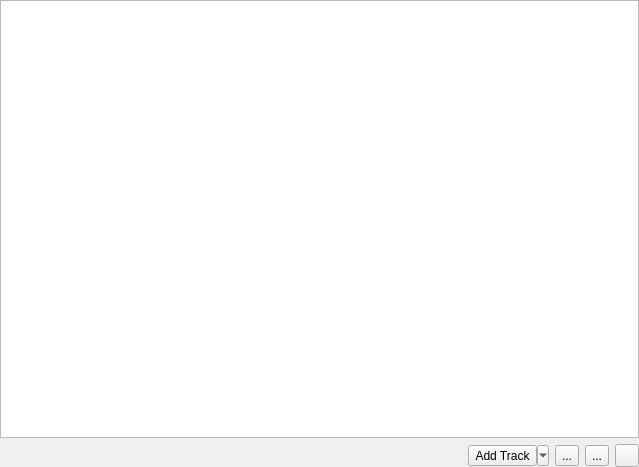
<ui version="4.0" >
 <class>FavouritesEditDialog</class>
 <widget class="QDialog" name="FavouritesEditDialog" >
  <property name="geometry" >
   <rect>
    <x>0</x>
    <y>0</y>
    <width>639</width>
    <height>467</height>
   </rect>
  </property>
  <property name="acceptDrops" >
   <bool>false</bool>
  </property>
  <property name="windowTitle" >
   <string>Edit Favourite Tracks</string>
  </property>
  <layout class="QVBoxLayout" name="verticalLayout" >
   <property name="margin" >
    <number>0</number>
   </property>
   <item>
    <layout class="QVBoxLayout" name="verticalLayout_2" >
     <item>
      <widget class="QTreeView" name="trw_favourites" >
       <property name="acceptDrops" >
        <bool>true</bool>
       </property>
       <property name="dragEnabled" >
        <bool>true</bool>
       </property>
       <property name="dragDropMode" >
        <enum>QAbstractItemView::DragDrop</enum>
       </property>
       <property name="selectionMode" >
        <enum>QAbstractItemView::ExtendedSelection</enum>
       </property>
      </widget>
     </item>
     <item>
      <layout class="QHBoxLayout" name="horizontalLayout" >
       <item>
        <spacer name="horizontalSpacer" >
         <property name="orientation" >
          <enum>Qt::Horizontal</enum>
         </property>
         <property name="sizeHint" stdset="0" >
          <size>
           <width>40</width>
           <height>20</height>
          </size>
         </property>
        </spacer>
       </item>
       <item>
        <widget class="QToolButton" name="tb_add" >
         <property name="toolTip" >
          <string>Add Albums/Tracks</string>
         </property>
         <property name="text" >
          <string>Add Track</string>
         </property>
         <property name="icon" >
          <iconset resource="musorg.qrc" >
           <normaloff>:/icons/icons/add.png</normaloff>:/icons/icons/add.png</iconset>
         </property>
         <property name="popupMode" >
          <enum>QToolButton::MenuButtonPopup</enum>
         </property>
         <property name="arrowType" >
          <enum>Qt::NoArrow</enum>
         </property>
        </widget>
       </item>
       <item>
        <widget class="QToolButton" name="toolButton" >
         <property name="toolTip" >
          <string>Remove Tracks</string>
         </property>
         <property name="text" >
          <string>...</string>
         </property>
         <property name="icon" >
          <iconset resource="musorg.qrc" >
           <normaloff>:/icons/icons/remove.png</normaloff>:/icons/icons/remove.png</iconset>
         </property>
        </widget>
       </item>
       <item>
        <widget class="QToolButton" name="toolButton_3" >
         <property name="toolTip" >
          <string>Clear Tracks</string>
         </property>
         <property name="text" >
          <string>...</string>
         </property>
         <property name="icon" >
          <iconset resource="musorg.qrc" >
           <normaloff>:/icons/icons/organize.png</normaloff>:/icons/icons/organize.png</iconset>
         </property>
        </widget>
       </item>
       <item>
        <widget class="QToolButton" name="toolButton_2" >
         <property name="toolTip" >
          <string>Save Favourites</string>
         </property>
         <property name="text" >
          <string/>
         </property>
         <property name="icon" >
          <iconset resource="musorg.qrc" >
           <normaloff>:/icons/icons/filesave.png</normaloff>:/icons/icons/filesave.png</iconset>
         </property>
        </widget>
       </item>
      </layout>
     </item>
    </layout>
   </item>
  </layout>
  <action name="actionAdd_Albums" >
   <property name="icon" >
    <iconset resource="musorg.qrc" >
     <normaloff>:/icons/icons/add.png</normaloff>:/icons/icons/add.png</iconset>
   </property>
   <property name="text" >
    <string>Add Albums</string>
   </property>
  </action>
  <action name="actionAdd_Tracks" >
   <property name="icon" >
    <iconset resource="musorg.qrc" >
     <normaloff>:/icons/icons/add.png</normaloff>:/icons/icons/add.png</iconset>
   </property>
   <property name="text" >
    <string>Add Tracks</string>
   </property>
  </action>
 </widget>
 <resources>
  <include location="musorg.qrc" />
 </resources>
 <connections/>
</ui>
